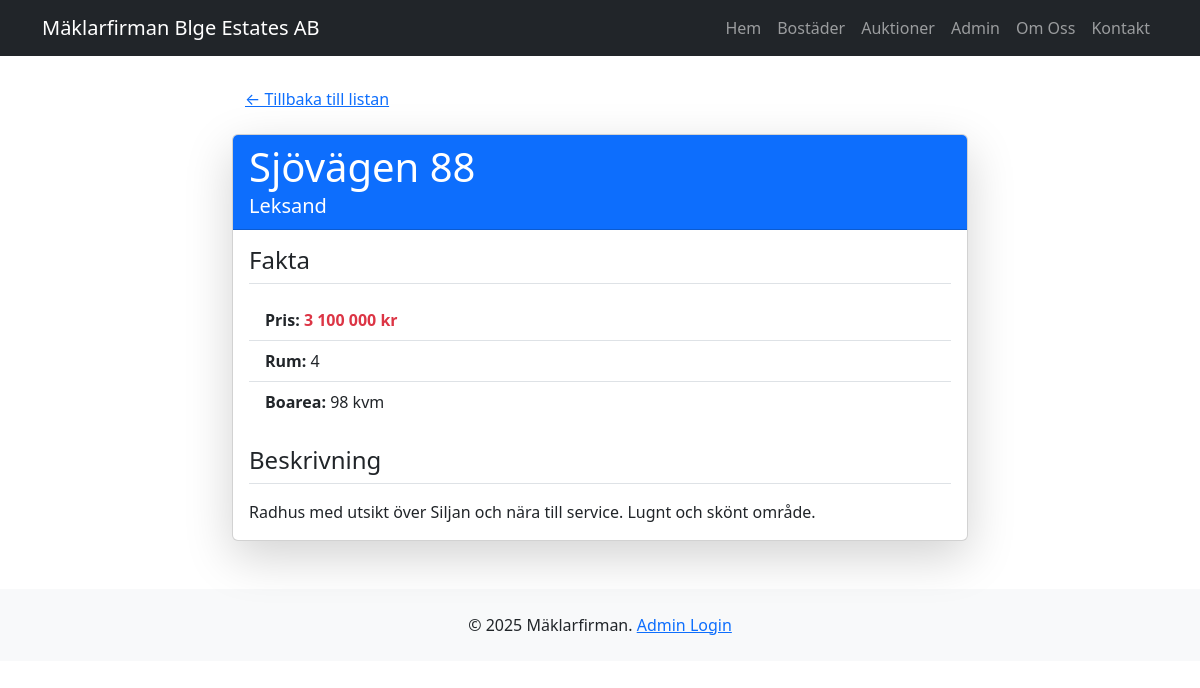
The app's page /bostader/bostader/3 with its own data.
### models/bostad.py (models this page shows, shortened)
class Bostad(db.Model):
    __tablename__ = 'bostader'
    id = db.Column(db.Integer, primary_key=True)
    adress = db.Column(db.String(200), nullable=False)
    stad = db.Column(db.String(100), nullable=False)
    pris = db.Column(db.String(50), nullable=False)
    rum = db.Column(db.Integer, nullable=False)
    yta = db.Column(db.Integer, nullable=False)
    beskrivning = db.Column(db.Text)

### myblueprints/bostader/bostader_routes.py (the view)
@bostader_bp.route('/bostader/<int:bostad_id>')
def bostad_detalj(bostad_id):
    bostad = bostad_repo.hamta_en(bostad_id)
    if bostad is None:
        return "Bostaden hittades inte (404)", 404
    return render_template(
        'bostad_detalj.html',
        bostad=bostad,
        titel=bostad.adress  # Använd objektets adress som sidtitel
    )

### dbrepositories/bostad_repository.py (called while the page is built)
    def hamta_en(self, bostad_id):
        return Bostad.query.get(bostad_id)

### myblueprints/bostader/templates/bostad_detalj.html (shortened to what this page needs)
{% extends "base.html" %}
{% block content %}
    <div class="row">
        <div class="col-lg-8 offset-lg-2">
            <a href="{{ url_for('bostader_bp.lista_bostader') }}" class="btn btn-link mb-3">&larr; Tillbaka till listan</a>
            <div class="card shadow-lg">
                <div class="card-header bg-primary text-white">
                    <h1 class="card-title mb-0">{{ bostad.adress }}</h1>
                    <p class="mb-0 fs-5">{{ bostad.stad }}</p>
                </div>
                <div class="card-body">
                    <h2 class="h4 border-bottom pb-2 mb-3">Fakta</h2>
                    <ul class="list-group list-group-flush mb-4">
                        <li class="list-group-item"><strong>Pris:</strong> <span class="text-danger fw-bold">{{ bostad.pris }}</span></li>
                        <li class="list-group-item"><strong>Rum:</strong> {{ bostad.rum }}</li>
                        <li class="list-group-item"><strong>Boarea:</strong> {{ bostad.yta }} kvm</li>
                    </ul>
                    <h2 class="h4 border-bottom pb-2 mb-3">Beskrivning</h2>
                    <p class="card-text">{{ bostad.beskrivning }}</p>
                </div>
            </div>
        </div>
    </div>
{% endblock %}

### records on screen
Bostad: adress "Sjövägen 88", stad "Leksand", pris "3 100 000 kr", rum "4", yta "98", beskrivning "Radhus med utsikt över Siljan och nära till service. Lugnt och skönt område."
